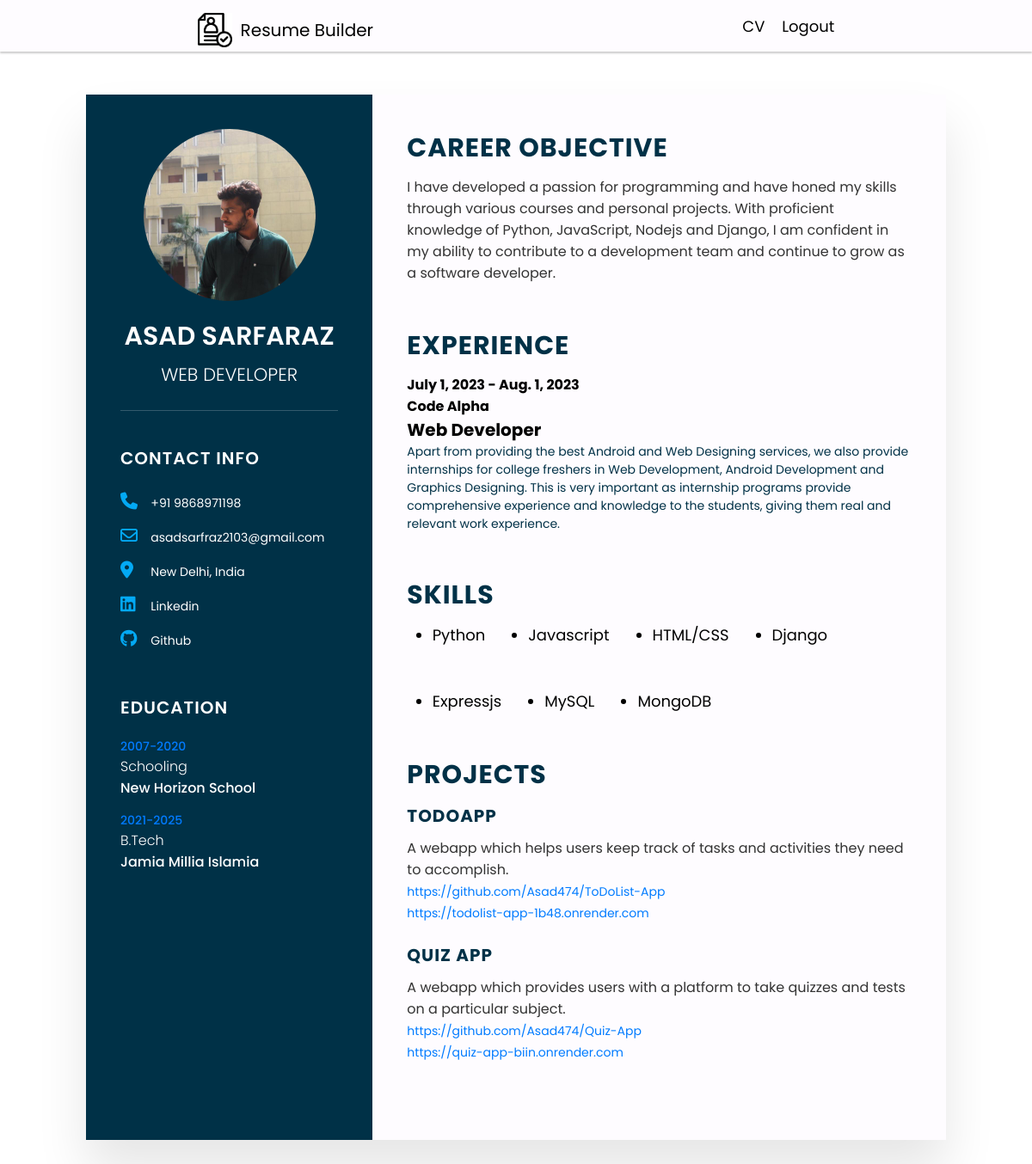
Screenshot of /resume/ (signed in) with the database file from the repository.
### builder_app/models.py (models this page shows, shortened)
class UserProfile(models.Model):
    user = models.OneToOneField(MyUser, on_delete = models.CASCADE)
    first_name = models.CharField(max_length=50)
    last_name = models.CharField(max_length=50)
    profile_pic = models.ImageField(null = True, upload_to = 'images')
    designation = models.CharField(max_length=50, null = True)
    phone = models.CharField(max_length=15)
    address = models.CharField(max_length=20)
    career_objective = models.TextField()
    linkedin = models.URLField()
    github = models.URLField()

class MyUser(AbstractUser):
    email = models.EmailField(unique = True)
    USERNAME_FIELD = 'email'
    REQUIRED_FIELDS = ['username']

class Education(models.Model):
    userprofile = models.ForeignKey(UserProfile, on_delete = models.CASCADE)
    start_year = models.BigIntegerField()
    end_year = models.BigIntegerField()
    education = models.CharField(max_length = 30)
    institute = models.CharField(max_length = 30)

class Experience(models.Model):
    userprofile = models.ForeignKey(UserProfile, on_delete = models.CASCADE)
    start_date = models.DateField()
    end_date = models.DateField()
    company = models.CharField(max_length = 30)
    position = models.CharField(max_length = 30)
    description = models.TextField()

class Skill(models.Model):
    userprofile = models.ForeignKey(UserProfile, on_delete = models.CASCADE)
    skill = models.CharField(max_length=30)
    def __str__(self) -> str:
        return self.skill

class Project(models.Model):
    userprofile = models.ForeignKey(UserProfile, on_delete = models.CASCADE)
    title = models.CharField(max_length = 50)
    description = models.TextField()
    link1 = models.URLField(null = True, blank = True)
    link2 = models.URLField(null = True, blank = True)

### builder_app/views.py (the view)
# urls.py: path('resume/', resume, name = 'resume')
@login_required(login_url = 'loginuser')
def resume(request):
    userprofile = request.user.userprofile
    context = {'userprofile': userprofile}
    return render(request, 'builder_app/resume.html', context)

### builder_app/templates/builder_app/resume.html
{% extends 'main.html' %}
{% load static %}
{% block content%}
    <section class="resume-container">
        <div class="left-side">
            <div class="profile">
                <div class="myimg">
                    <img src="{{ userprofile.profile_pic.url }}" alt="" srcset="">
                </div>
                <h2>{{ userprofile.first_name }} {{ userprofile.last_name }} <br><span>{{ userprofile.designation }}</span></h2>
            </div>
            <div class="contacts">
                <h3 class="title">Contact Info</h3>
                <ul>
                    <li>
                        <span class="icon"><i class="fa fa-sharp fa-solid fa-phone"></i></span>
                        <span class="text">{{ userprofile.phone}}</span>
                    </li>
                    <li>
                        <span class="icon"><i class="fa fa-sharp fa-regular fa-envelope"></i></span>
                        <span class="text">{{ userprofile.user.email }}</span>
                    </li>
                    <li>
                        <span class="icon"><i class="fa fa-sharp fa-solid fa-location-dot"></i></span>
                        <span class="text">{{ userprofile.address }}</span>
                    </li>
                    <li>
                        <span class="icon"><i class="fa fa-brands fa-linkedin"></i></span>
                        <span class="text"><a href="{{ userprofile.linkedin }}" target="_blank">Linkedin</a></span>
                    </li>
                    <li>
                        <span class="icon"><i class="fa fa-brands fa-github"></i></span>
                        <span class="text"><a href="{{ userprofile.github }}"  target="_blank">Github</a></span>
                    </li>
                </ul>
            </div>
            <div class="contacts education">
                <h3 class="title">Education</h3>
                <ul>
                    {% for education in userprofile.education_set.all %}
                    <li>
                        <h5>{{ education.start_year }}-{{ education.end_year }}</h5>
                        <h4>{{ education.education }}</h4>
                        <h4>{{ education.institute }}</h4>
                    </li>
                    {% endfor %}
                </ul>
            </div>
        </div>
        <div class="right-side">
            <div class="about">
                <h2 class="title">Career Objective</h2>
                <p>{{ userprofile.career_objective }}</p>
            </div>
            <div class="about experience">
                <h2 class="title">Experience</h2>
                {% for experience in userprofile.experience_set.all %}
                <div class="box">
                    <div class="year-company">
                        <h5>{{ experience.start_date }} - {{ experience.end_date }}</h5>
                        <h5>{{ experience.company }}</h5>
                    </div>
                    <div class="text">
                        <h4>{{ experience.position }}</h4>
                        <p>{{ experience.description }}</p>
                    </div>
                </div>
                {% endfor %}
            </div>
            <div class="about skills">
                <h2 class="title">Skills</h2>
                <ul class="skill-list">
                    {% for skill in userprofile.skill_set.all %}
                        <li>{{ skill }}</li>
                    {% endfor %}
                </ul>
            </div>
            <div class="about projects">
                <h2 class="title">Projects</h2>
                {% for project in userprofile.project_set.all %}
                    <div class="project">
                        <h2>{{ project.title }}</h2>
                        <p>{{ project.description }}</p>
                        {% if project.link1 %}
                            <p class="link"><a href="{{ project.link1 }}" target="_blank">{{ project.link1 }}</a></p>
                        {% endif %}
                        {% if project.link2 %}
                            <p class="link"><a href="{{ project.link2 }}" target="_blank">{{ project.link2 }}</a></p>
                        {% endif %}
                    </div>
                {% endfor %}
            </div>
        </div>
    </section>
{% endblock %}

### static/css/styles.css (style rules this page uses)
* { margin: 0; padding: 0; font-size: 20px; font-family: "Poppins", sans-serif; }
.resume-container { position: relative; width: 100%; min-width: 100px; max-width: 1000px; min-height: 1000px; background-color: #FFF; display: grid; grid-template-columns: 1fr 2fr; margin: 50px auto; box-shadow: 0 35px 55px #0000001A; }
.resume-container .left-side { position: relative; padding: 40px; background-color: #003147; }
.resume-container .left-side .profile { position: relative; display: flex; flex-direction: column; align-items: center; padding-bottom: 20px; border-bottom: 1px solid #FFFFFF33; }
.resume-container .left-side .profile .myimg { position: relative; width: 200px; height: 200px; border-radius: 50%; overflow: hidden; }
.resume-container .left-side .profile .myimg img { position: absolute; top: 0; left: 0; width: 100%; height: 100%; object-fit: cover; }
.resume-container .left-side .profile h2 { color: #FFF; font-size: 1.5em; margin-top: 20px; text-transform: uppercase; text-align: center; font-weight: 600; line-height: 1.4em; }
.resume-container .left-side .profile h2 span { font-size: 0.7em; font-weight: 300; }
.resume-container .left-side .contacts { padding-top: 40px; }
.resume-container .left-side .contacts .title { color: #FFF; text-transform: uppercase; font-weight: 600; letter-spacing: 1px; margin-bottom: 20px; }
.resume-container .left-side .contacts ul { position: relative }
.resume-container .left-side .contacts ul li { position: relative; list-style: none; margin: 10px 0; cursor: pointer; }
.resume-container .left-side .contacts ul li .icon { display: inline-block; width: 30px; color: #03A9F4; }
.resume-container .left-side .contacts ul li span { color: #FFF; font-size: 14px; }
.resume-container .left-side .contacts ul li a { font-size: 14px; text-decoration: none; cursor: pointer; color: #FFF; }
.resume-container .left-side .contacts.education li { margin-bottom: 15px; }
.resume-container .left-side .contacts.education h5 { font-size: 14px; font-weight: 500; color: #007BFF; }
.resume-container .left-side .contacts.education h4 { font-weight: 500; font-size: 16px; color: #FFF; }
.resume-container .left-side .contacts.education h4:nth-child(2) { font-weight: 300; }
.resume-container .right-side { position: relative; padding: 40px; background-color: #FEFCFF; }
.resume-container .right-side .about { margin-bottom: 50px; }
.resume-container .right-side .about h2 { text-transform: uppercase; color: #003147; font-size: 1.5em; letter-spacing: 1px; margin-bottom: 10px; }
.resume-container .right-side .about p { font-size: 16px; color: #333; }
.resume-container .right-side .about.experience .box { margin-bottom: 30px; }
.resume-container .right-side .about.experience .box h5 { font-size: 16px; }
.resume-container .right-side .about.experience .box h4 { font-size: 20px; }
.resume-container .right-side .about.experience .box p { font-size: 14px; color: #003147; }
.resume-container .right-side .about.skills .skill-list { display: flex; gap: 50px; flex-wrap: wrap; width: 90%; margin: 10px auto; }
.resume-container .right-side .about.skills .skill-list li { font-size: 18px; }
.resume-container .right-side .about.projects .project { margin-bottom: 22px; }
.resume-container .right-side .about.projects .project h2 { font-size: 20px; }
.resume-container .right-side .about.projects .project .link a { font-size: 14px; text-decoration: none; color: #007BFF; }

### rows the page displays
UserProfile: profile_pic (picture), first_name "ASAD", last_name "SARFARAZ", designation "WEB DEVELOPER", phone "+91 9868971198", user.email "asadsarfraz2103@gmail.com", address "New Delhi, India", career_objective "I have developed a passion for programming and have honed my skills through various courses and personal projects. With proficient knowledge of Python, JavaScript, Nodejs and Django, I am confident in my ability to contribute to a development team and continue to grow as a software developer."
Education: start_year "2007", end_year "2020", education "Schooling", institute "New Horizon School"
Education: start_year "2021", end_year "2025", education "B.Tech", institute "Jamia Millia Islamia"
Experience: start_date "July 1, 2023", end_date "Aug. 1, 2023", company "Code Alpha", position "Web Developer", description "Apart from providing the best Android and Web Designing services, we also provide internships for college freshers in Web Development, Android Development and Graphics Designing. This is very important as internship programs provide comprehensive experience and knowledge to the students, giving them real and relevant work experience."
Skill: skill "Python"
Skill: skill "Javascript"
Skill: skill "HTML/CSS"
Skill: skill "Django"
Skill: skill "Expressjs"
Skill: skill "MySQL"
Skill: skill "MongoDB"
Project: title "TODOAPP", description "A webapp which helps users keep track of tasks and activities they need to accomplish.", link1 "https://github.com/Asad474/ToDoList-App", link2 "https://todolist-app-1b48.onrender.com"
Project: title "QUIZ APP", description "A webapp which provides users with a platform to take quizzes and tests on a particular subject.", link1 "https://github.com/Asad474/Quiz-App", link2 "https://quiz-app-biin.onrender.com"
